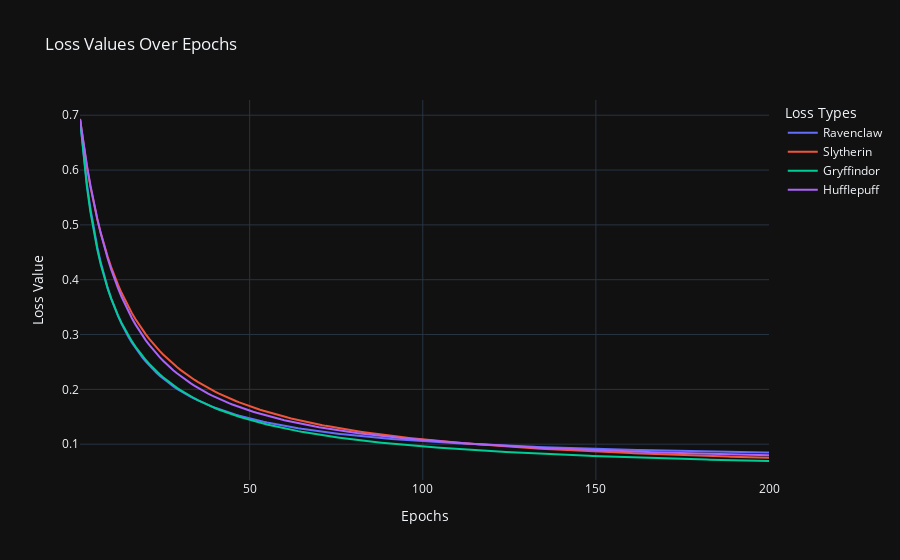

Notebook source saved alongside this figure:
### Code cell
ret = plot_losses(model.losses)
ret

### Figure 1 — Plotly figure (JSON) as saved in the notebook; plotly's stock layout.template omitted (floating-point values rounded to 4 significant figures; data arrays with more than 128 entries replaced by an {"elided": "..."} marker saying what was removed)
{"data": [{"mode": "lines", "name": "Ravenclaw", "type": "scatter", "x": {"elided": "200 int values"}, "y": {"elided": "200 float values"}}, {"mode": "lines", "name": "Slytherin", "type": "scatter", "x": {"elided": "200 int values"}, "y": {"elided": "200 float values"}}, {"mode": "lines", "name": "Gryffindor", "type": "scatter", "x": {"elided": "200 int values"}, "y": {"elided": "200 float values"}}, {"mode": "lines", "name": "Hufflepuff", "type": "scatter", "x": {"elided": "200 int values"}, "y": {"elided": "200 float values"}}], "layout": {"legend": {"title": {"text": "Loss Types"}}, "title": {"text": "Loss Values Over Epochs"}, "xaxis": {"title": {"text": "Epochs"}}, "yaxis": {"title": {"text": "Loss Value"}}}}
